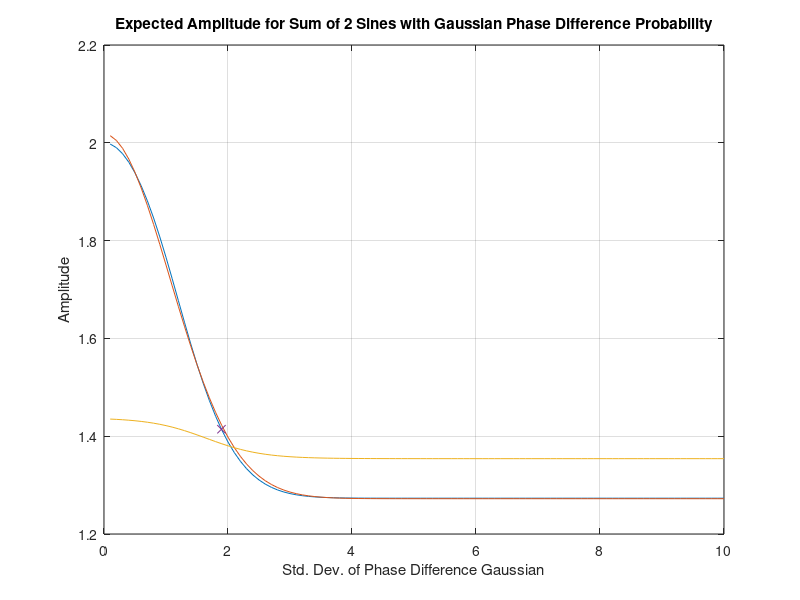

MATLAB code for this plot:
% expected amplitude for summing two sines with a random phase relationship
% whereby the difference in phases is normally distrobuted

% indefinite integral of this function wrt x gives amplitude for given sigma
Integrand = @(sigma, x) 1./(sigma.*sqrt(pi)).*exp(-0.5*(x./sigma).^2).*sqrt(1+cos(x));

% we'll loop over sigma values and calculate indefinite integral for each
sigmas = 0.1:0.1:10;
Integrals = zeros(size(sigmas));

phi = -100:0.01:100;    % range of integration

% for plotting integrands
%figure
%hold on

for index = 0:range(size(sigmas))
    currentIntegrand = Integrand(sigmas(index+1), phi);
    %plot(phi, currentIntegrand)
    
    currentIntegral = -trapz(currentIntegrand, phi);
    Integrals(index+1) = currentIntegral;
end

% plot ampltidue vs. sigma
figure
plot(sigmas, Integrals)
title('Expected Amplitude for Sum of 2 Sines with Gaussian Phase Difference Probability')
xlabel('Std. Dev. of Phase Difference Gaussian')
ylabel('Amplitude')
grid on


% fit resulting curve to normal distrobution
initGuess = [1,1,1];    % initial guess for amplitude, std dev, and +c
[fit, residual] = fminsearch(@(p) norm( p(1).*exp(-0.5.*((sigmas(:))./p(2)).^2) + p(3) -Integrals(:)), initGuess)
fit
residual

% plot normal fit
hold on
plot(sigmas, fit(1).*exp(-0.5.*((sigmas(:))./fit(2)).^2) + fit(3));

% logistic fit
initGuess = [0.7,2,2,1.2722];    % initial guess for amplitude, exponent, x0, and +c
[fit, residual,exitflag] = fminsearch(@(p) norm( p(1)./( 1 + exp(p(2)*(sigmas-p(3))) ) + p(4) -Integrals(:)), initGuess)
fit
residual
%exitflag

% plot logistic fit
hold on
plot(sigmas, fit(1)./(1 + exp(fit(2)*(sigmas-fit(3)))) + fit(4));
%     ------> doesn't fit well


% find sigma value for amplitude = sqrt(2)
initGuess = 1.9
[fit, residual, exitflag] = fminsearch(@(p) norm( -trapz(Integrand(p, phi), phi) -sqrt(2) ), initGuess);
fit
residual

% plot 3dB point (ampl. = sqrt(2))
hold on
plot(fit, sqrt(2), 'x')
